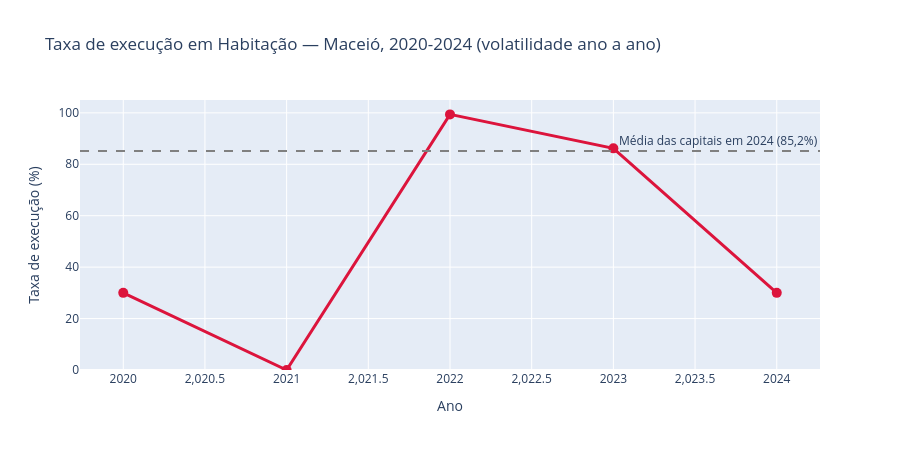

Notebook cell for this chart:
### Code cell
fig1 = px.line(
    df_habitacao_temporal,
    x="ano",
    y="taxa_execucao_pct",
    markers=True,
    title="Taxa de execução em Habitação — Maceió, 2020-2024 (volatilidade ano a ano)",
    labels={"taxa_execucao_pct": "Taxa de execução (%)", "ano": "Ano"},
)
fig1.add_hline(y=85.2, line_dash="dash", line_color="gray",
                annotation_text="Média das capitais em 2024 (85,2%)")
fig1.update_traces(line_color="crimson", line_width=3, marker_size=10)
fig1.update_layout(height=450, yaxis_range=[0, 105])
fig1.show()

### Figure 1 — Plotly figure (JSON) as saved in the notebook; plotly's stock layout.template omitted (floating-point values rounded to 4 significant figures)
{"data": [{"hovertemplate": "Ano=%{x}<br>Taxa de execução (%)=%{y}<extra></extra>", "legendgroup": "", "line": {"color": "crimson", "dash": "solid", "width": 3}, "marker": {"size": 10, "symbol": "circle"}, "mode": "lines+markers", "name": "", "orientation": "v", "showlegend": false, "type": "scatter", "x": [2020, 2021, 2022, 2023, 2024], "xaxis": "x", "y": [30.0, 0.0, 99.4, 86.2, 30.0], "yaxis": "y"}], "layout": {"annotations": [{"showarrow": false, "text": "Média das capitais em 2024 (85,2%)", "x": 1, "xanchor": "right", "xref": "x domain", "y": 85.2, "yanchor": "bottom", "yref": "y"}], "height": 450, "legend": {"tracegroupgap": 0}, "shapes": [{"line": {"color": "gray", "dash": "dash"}, "type": "line", "x0": 0, "x1": 1, "xref": "x domain", "y0": 85.2, "y1": 85.2, "yref": "y"}], "title": {"text": "Taxa de execução em Habitação — Maceió, 2020-2024 (volatilidade ano a ano)"}, "xaxis": {"anchor": "y", "domain": [0, 1], "title": {"text": "Ano"}}, "yaxis": {"anchor": "x", "domain": [0, 1], "range": [0, 105], "title": {"text": "Taxa de execução (%)"}}}}
